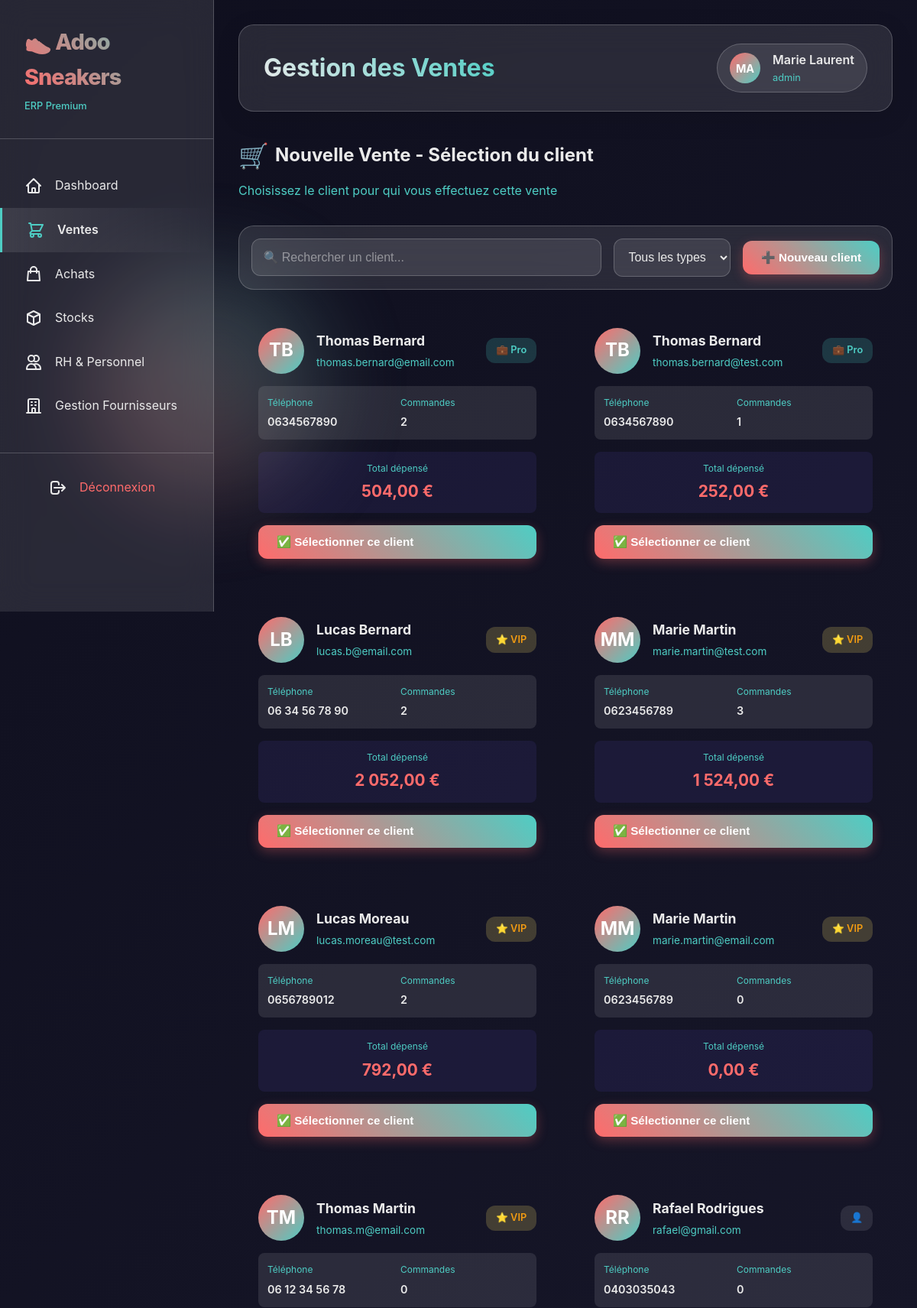
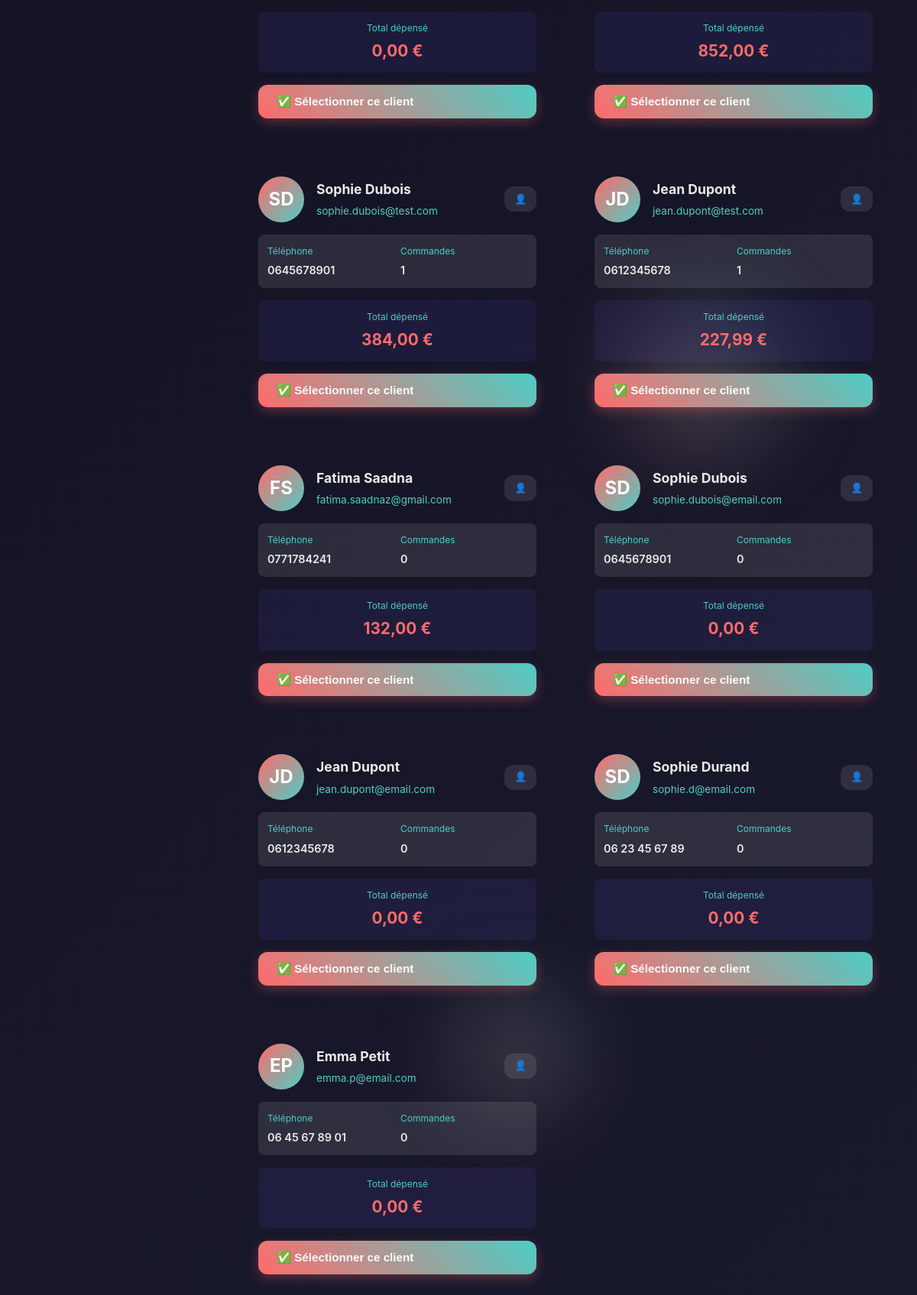
Page /Projet_Final/index.php?module=ventes&action=select_client (signed in, upper part) on the committed database (2 pictures, top to bottom).
### tables this page shows
CREATE TABLE `clients` (
  `id` int NOT NULL,
  `user_id` int DEFAULT NULL,
  `first_name` varchar(100) NOT NULL,
  `last_name` varchar(100) NOT NULL,
  `email` varchar(255) NOT NULL,
  `phone` varchar(20) DEFAULT NULL,
  `address` text,
  `city` varchar(100) DEFAULT NULL,
  `postal_code` varchar(10) DEFAULT NULL,
  `country` varchar(100) DEFAULT 'France',
  `type` enum('Regular','VIP','Pro') DEFAULT 'Regular',
  `loyalty_points` int DEFAULT '0',
  `total_spent` decimal(10,2) DEFAULT '0.00',
  `notes` text,
  `active` tinyint(1) DEFAULT '1',
  `created_at` timestamp NULL DEFAULT CURRENT_TIMESTAMP,
  `updated_at` timestamp NULL DEFAULT CURRENT_TIMESTAMP ON UPDATE CURRENT_TIMESTAMP
);

### Projet_Final/modules/ventes/select_client.php (the view, shortened to what this page needs)
<?php
try {
    $pdo = getDB();
    $stmt = $pdo->query("
        SELECT
            c.id,
            c.first_name,
            c.last_name,
            c.email,
            c.phone,
            c.type,
            c.total_spent,
            COUNT(DISTINCT s.id) as total_orders
        FROM clients c
        LEFT JOIN sales s ON c.id = s.client_id AND s.status = 'completed'
        WHERE c.active = 1
        GROUP BY c.id
        ORDER BY c.type DESC, c.total_spent DESC, c.last_name ASC
    ");
    $clients = $stmt->fetchAll();
} catch (Exception $e) {
    error_log("Erreur select_client : " . $e->getMessage());
    $clients = [];
}
?>
<div id="select-client-page">
    <div style="margin-bottom: 2rem;">
        <h2 style="display: flex; align-items: center; gap: 0.5rem;">
            <span style="font-size: 2rem;">🛒</span>
            Nouvelle Vente - Sélection du client
        </h2>
        <p style="color: var(--secondary); font-size: 1rem; margin-top: 0.5rem;">
            Choisissez le client pour qui vous effectuez cette vente
        </p>
    </div>
    <div class="card" style="margin-bottom: 1.5rem; padding: 1rem;">
        <div style="display: flex; gap: 1rem; align-items: center; flex-wrap: wrap;">
            <div style="flex: 1; min-width: 250px;">
                <input type="text"
                       class="form-control"
                       id="searchInput"
                       placeholder="🔍 Rechercher un client..."
                       onkeyup="filterClients()"
                       autofocus>
            </div>
            <select class="form-control" id="typeFilter" style="width: auto; min-width: 150px;" onchange="filterClients()">
                <option value="">Tous les types</option>
            </select>
            <button class="btn btn-primary" onclick="window.location.href='index.php?module=ventes&action=nouveau_client'">
                ➕ Nouveau client
            </button>
        </div>
    </div>
    <?php if (empty($clients)): ?>
        <div class="card" style="padding: 3rem; text-align: center;">
            <div style="font-size: 4rem; margin-bottom: 1rem;">👥</div>
            <h3 style="margin-bottom: 1rem;">Aucun client enregistré</h3>
            <p style="color: var(--secondary); margin-bottom: 2rem;">
                Vous devez d'abord créer un client avant de pouvoir effectuer une vente.
            </p>
            <button class="btn btn-primary" onclick="window.location.href='index.php?module=ventes&action=nouveau_client'">
                ➕ Créer un nouveau client
            </button>
        </div>
    <?php else: ?>
        <div class="clients-grid">
            <?php foreach ($clients as $client): ?>
            <div class="client-card" data-type="<?php echo $client['type']; ?>">
                <div style="display: flex; align-items: center; gap: 1rem; margin-bottom: 1rem;">
                    <div class="avatar" style="width: 60px; height: 60px; font-size: 1.5rem;">
                        <?php echo strtoupper(substr($client['first_name'], 0, 1) . substr($client['last_name'], 0, 1)); ?>
                    </div>
                    <div style="flex: 1;">
                        <h4 style="margin: 0; color: var(--light); font-size: 1.1rem;">
                            <?php echo htmlspecialchars($client['first_name'] . ' ' . $client['last_name']); ?>
                        </h4>
                        <p style="margin: 0.25rem 0 0 0; color: var(--secondary); font-size: 0.85rem;">
                            <?php echo htmlspecialchars($client['email']); ?>
                        </p>
                    </div>
                    <?php if ($client['type'] === 'VIP'): ?>
                        <span class="badge warning">⭐ VIP</span>
                    <?php elseif ($client['type'] === 'Pro'): ?>
                        <span class="badge info">💼 Pro</span>
                    <?php else: ?>
                        <span class="badge">👤</span>
                    <?php endif; ?>
                </div>
                <div style="display: grid; grid-template-columns: 1fr 1fr; gap: 0.5rem; padding: 0.75rem; background: var(--glass); border-radius: 8px; margin-bottom: 1rem;">
                    <div>
                        <div style="font-size: 0.75rem; color: var(--secondary); margin-bottom: 0.25rem;">
                            Téléphone
                        </div>
                        <div style="font-size: 0.9rem; font-weight: 600;">
                            <?php echo htmlspecialchars($client['phone'] ?? 'N/A'); ?>
                        </div>
                    </div>
                    <div>
                        <div style="font-size: 0.75rem; color: var(--secondary); margin-bottom: 0.25rem;">
                            Commandes
                        </div>
                        <div style="font-size: 0.9rem; font-weight: 600;">
                            <?php echo $client['total_orders']; ?>
                        </div>
                    </div>
                </div>
                <div style="text-align: center; padding: 0.75rem; background: rgba(108, 92, 231, 0.1); border-radius: 8px; margin-bottom: 1rem;">
                    <div style="font-size: 0.75rem; color: var(--secondary); margin-bottom: 0.25rem;">
                        Total dépensé
                    </div>
                    <div style="font-size: 1.3rem; font-weight: 700; color: var(--primary);">
                        <?php echo number_format($client['total_spent'], 2, ',', ' '); ?> €
                    </div>
                </div>
                <button class="btn btn-primary"
                        style="width: 100%;"
                        type="button"
                        onclick="selectClient(<?php echo $client['id']; ?>)">
                    ✅ Sélectionner ce client
                </button>
            </div>
            <?php endforeach; ?>
        </div>
    <?php endif; ?>
</div>

### Projet_Final/assets/css/style.css (style rules this page uses)
* { margin: 0; padding: 0; box-sizing: border-box; }
:root { --primary: #FF6B6B; --secondary: #4ECDC4; --accent: #FFE66D; --dark: #1A1A2E; --darker: #0F0F1E; --light: #EAEAEA; --glass: rgba(255, 255, 255, 0.1); --glass-border: rgba(255, 255, 255, 0.2); --success: #4ECDC4; --warning: #FFE66D; --danger: #FF6B6B; --info: #6C5CE7; }
body { font-family: 'Inter', 'Segoe UI', Tahoma, Geneva, Verdana, sans-serif; background: linear-gradient(135deg, var(--darker) 0%, var(--dark) 100%); color: var(--light); overflow-x: hidden; line-height: 1.6; }
.avatar { width: 40px; height: 40px; border-radius: 50%; background: linear-gradient(45deg, var(--primary), var(--secondary)); display: flex; align-items: center; justify-content: center; font-weight: bold; font-size: 0.9rem; }
.card { background: var(--glass); backdrop-filter: blur(20px); border: 1px solid var(--glass-border); border-radius: 20px; padding: 1.5rem; transition: all 0.3s ease; position: relative; overflow: hidden; }
.card::before { content: ''; position: absolute; top: 0; left: 0; width: 100%; height: 4px; background: linear-gradient(90deg, var(--primary), var(--secondary)); transform: scaleX(0); transition: transform 0.3s ease; }
.badge { padding: 0.3rem 0.8rem; border-radius: 20px; font-size: 0.8rem; font-weight: 600; display: inline-block; }
.badge.warning { background: rgba(255, 230, 109, 0.2); color: #f39c12; }
.badge.info { background: rgba(108, 92, 231, 0.2); color: var(--info); }
.btn { padding: 0.8rem 1.5rem; border: none; border-radius: 12px; cursor: pointer; font-weight: 600; transition: all 0.3s ease; display: inline-flex; align-items: center; gap: 0.5rem; text-decoration: none; font-size: 0.95rem; }
.btn-primary { background: linear-gradient(45deg, var(--primary), var(--secondary)); color: white; box-shadow: 0 5px 15px rgba(255, 107, 107, 0.3); }
.form-control { width: 100%; padding: 0.9rem; background: var(--glass); border: 1px solid var(--glass-border); border-radius: 12px; color: var(--light); font-size: 1rem; transition: all 0.3s ease; }
.form-control::placeholder { color: rgba(234, 234, 234, 0.5); }
select.form-control { cursor: pointer; }

### Projet_Final/modules/ventes/select_client.php (style rules this page uses)
.clients-grid { display: grid; grid-template-columns: repeat(auto-fill, minmax(320px, 1fr)); gap: 1.5rem; margin-bottom: 2rem; }
.client-card { background: var(--card-bg); padding: 1.5rem; border-radius: 15px; border: 2px solid transparent; transition: all 0.3s ease; }
.avatar { background: linear-gradient(135deg, var(--primary), var(--secondary)); border-radius: 50%; display: flex; align-items: center; justify-content: center; color: white; font-weight: 700; flex-shrink: 0; }
.badge { padding: 0.4rem 0.8rem; border-radius: 12px; font-size: 0.8rem; font-weight: 600; white-space: nowrap; display: inline-block; background: rgba(255, 255, 255, 0.1); color: var(--light); }
.badge.warning { background: rgba(255, 230, 109, 0.2); color: #f39c12; }
.badge.info { background: rgba(78, 205, 196, 0.2); color: #4ecdc4; }

### rows in the picture
clients: first_name+last_name "TB", first_name+last_name "Thomas Bernard", email "thomas.bernard@email.com", type "💼 Pro", phone "0634567890", total_orders "2", total_spent "504,00"
clients: first_name+last_name "TB", first_name+last_name "Thomas Bernard", email "thomas.bernard@test.com", type "💼 Pro", phone "0634567890", total_orders "1", total_spent "252,00"
clients: first_name+last_name "LB", first_name+last_name "Lucas Bernard", email "lucas.b@email.com", type "⭐ VIP", phone "06 34 56 78 90", total_orders "2", total_spent "2 052,00"
clients: first_name+last_name "MM", first_name+last_name "Marie Martin", email "marie.martin@test.com", type "⭐ VIP", phone "0623456789", total_orders "3", total_spent "1 524,00"
clients: first_name+last_name "LM", first_name+last_name "Lucas Moreau", email "lucas.moreau@test.com", type "⭐ VIP", phone "0656789012", total_orders "2", total_spent "792,00"
clients: first_name+last_name "MM", first_name+last_name "Marie Martin", email "marie.martin@email.com", type "⭐ VIP", phone "0623456789", total_orders "0", total_spent "0,00"
clients: first_name+last_name "TM", first_name+last_name "Thomas Martin", email "thomas.m@email.com", type "⭐ VIP", phone "06 12 34 56 78", total_orders "0", total_spent "0,00", $client['id'] 1 (drawn)
clients: first_name+last_name "RR", first_name+last_name "Rafael Rodrigues", email "rafael@gmail.com", phone "0403035043", total_orders "0", total_spent "852,00"
clients: first_name+last_name "SD", first_name+last_name "Sophie Dubois", email "sophie.dubois@test.com", phone "0645678901", total_orders "1", total_spent "384,00"
clients: first_name+last_name "JD", first_name+last_name "Jean Dupont", email "jean.dupont@test.com", phone "0612345678", total_orders "1", total_spent "227,99"
clients: first_name+last_name "FS", first_name+last_name "Fatima Saadna", email "fatima.saadnaz@gmail.com", phone "0771784241", total_orders "0", total_spent "132,00"
clients: first_name+last_name "SD", first_name+last_name "Sophie Dubois", email "sophie.dubois@email.com", phone "0645678901", total_orders "0", total_spent "0,00", $client['id'] 10 (drawn)
clients: first_name+last_name "JD", first_name+last_name "Jean Dupont", email "jean.dupont@email.com", phone "0612345678", total_orders "0", total_spent "0,00"
clients: first_name+last_name "SD", first_name+last_name "Sophie Durand", email "sophie.d@email.com", phone "06 23 45 67 89", total_orders "0", total_spent "0,00"
clients: first_name+last_name "EP", first_name+last_name "Emma Petit", email "emma.p@email.com", phone "06 45 67 89 01", total_orders "0", total_spent "0,00"

### other values in the picture
$titles[$module] "Gestion des Ventes"
substr($_SESSION['user_name'] ?? 'Admin', 0, 2) "MA"
$_SESSION['user_name'] "Marie Laurent"
$_SESSION['user_role'] "admin"
